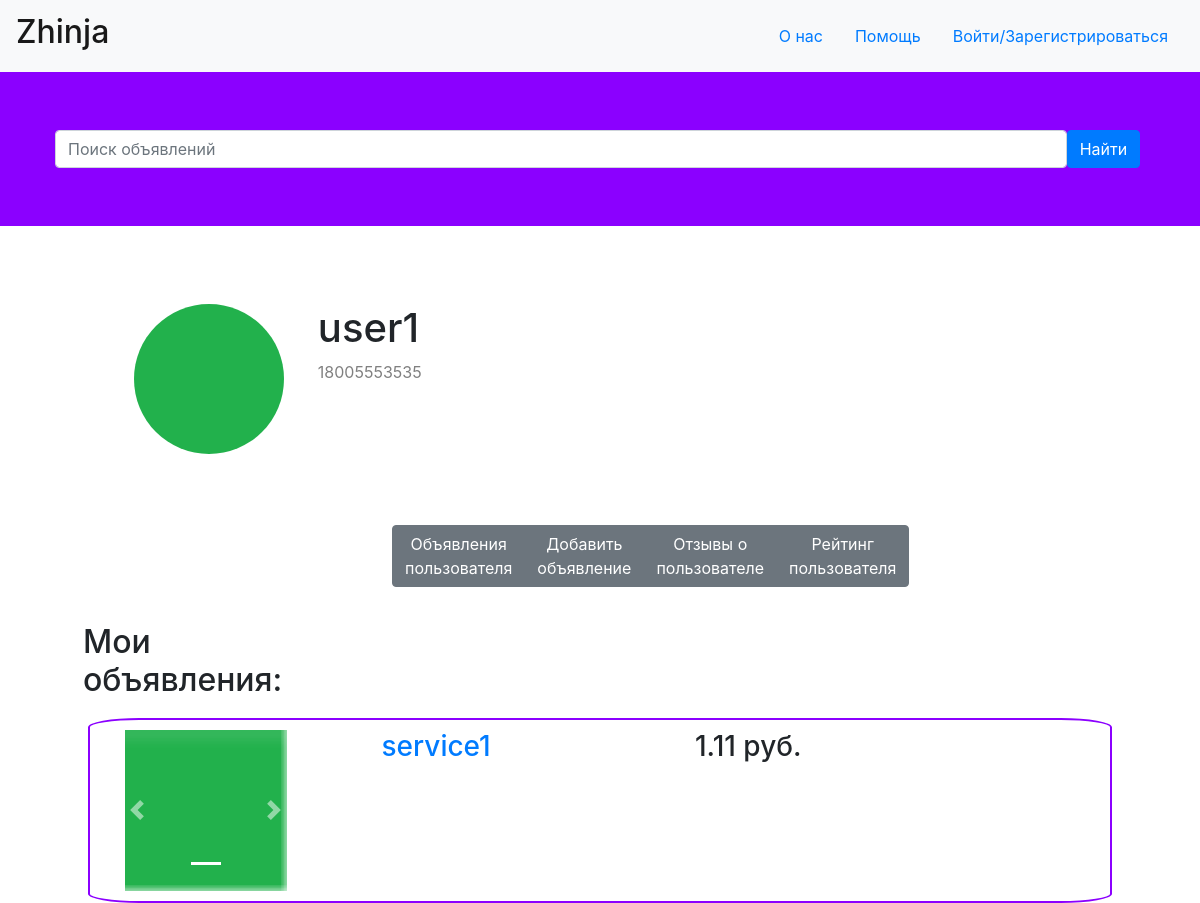
Page /profile/1/ on the earlier database version.
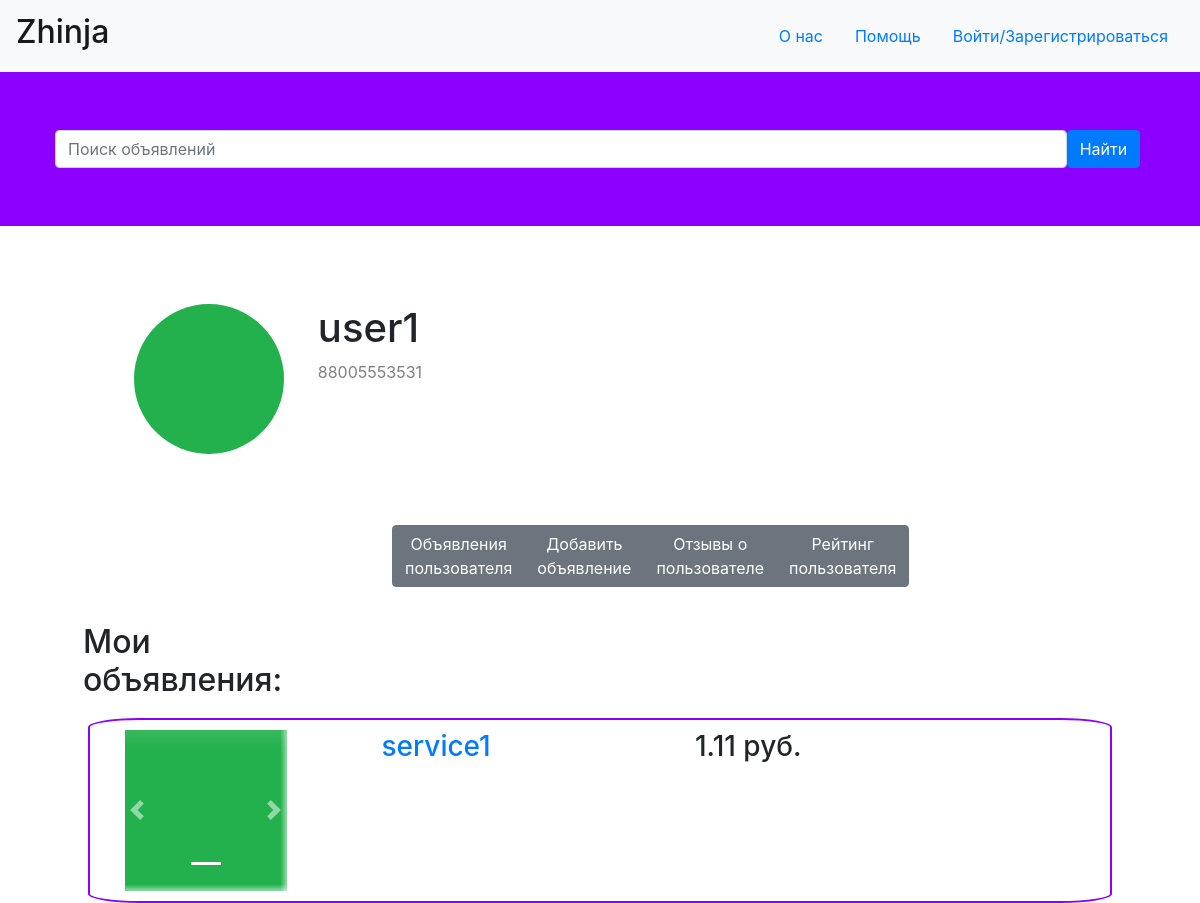
Same page on the later database version.
### tables this page shows
CREATE TABLE "user"
(
	id integer not null
		constraint user_pk
			primary key autoincrement,
	status_id integer default 1 not null
		references status,
	phone text not null,
	password text not null,
	name text not null,
	image_id integer
		constraint user_images_id_fk
			references images
);

### routes.py (the view)
@application.route('/profile/<int:user_id>/', methods=["GET", "POST"])
@application.route('/profile/<int:user_id>/<string:type>', methods=["GET", "POST"])
def profile(user_id: int, type: str = "services"):
    if request.method == "POST" and request.form.get("tel") and request.form.get("password"):
        user = sessions["main_database"].query(User) \
            .filter(User.phone == request.form.get("tel"), User.password == request.form.get("password")).first()
        if user:
            cookie["id"] = user.id
            return redirect(f'/profile/{user.id}')
    session = sessions["main_database"]
    searched = request.form.get("search_label")
    if searched:
        return redirect('/')
    user = session.query(User).filter(User.id == user_id).first()
    user_image = session.query(Images).filter(Images.out_id == user.image_id).first()
    services = session.query(Service).filter(Service.user_id == user_id).all()
    data = {
        "registered": cookie.get("id") == user_id,
        "user": {
            "id": user_id,
            "name": user.name,
            "image": str(buffer_image(user_image.id, user_image.image)) + ".png",
            "phone": user.phone,
            "average_rating": 0
        },
        "services": [],
        "comments": []
    }
    for service in services:
        description = session.query(Description).filter(Description.id == service.description_id).first()
        images = session.query(Images).filter(Images.out_id == description.images_id).all()
        service_comments = session.query(Comment, Description) \
            .filter((Comment.service_id == service.id), (Description.id == Comment.description_id)).all()
        data["services"].append({
            "id": service.id,
            "name": service.name,
            "price": service.price,
            "description": {
                "images": [str(buffer_image(image.id, image.image)) + ".png" for image in images],
                "description": {
                    "comment": description.description
                },
            },
        })
        for comment, description in service_comments:
            author = session.query(User).filter(User.id == comment.user_id).first()
            author_image = session.query(Images).filter(Images.out_id == author.image_id).first()
            data["comments"].append({
                "id": comment.id,
                "author": {
                    "id": author.id,
                    "name": author.name,
                    "image": str(buffer_image(author_image.id, author_image.image)) + ".png"
                },
                "description": {
                    "images": [str(buffer_image(image.id, image.image)) + ".png" for image in
                               session.query(Images).filter(Images.id == description.images_id).all()],
                    "description": {
                        "impression": description.description.split(delimiter)[0],
                        "pluses": description.description.split(delimiter)[1],
                        "minuses": description.description.split(delimiter)[2],
                        "comment": description.description.split(delimiter)[3]
                    }
                },
                "rating": comment.rating
            })
            data["user"]["average_rating"] += comment.rating
    try:
        data["user"]["average_rating"] /= len(data["comments"])
    except ZeroDivisionError:
        data["user"]["average_rating"] = 5
    if type == "services":
        return render_template("profile.html", data=data, len=len, round=round)
    elif type == "create_service":
        return redirect('/create_service')
    elif type == "comment":
        return render_template("profile_comment.html", data=data, len=len, round=round)
    elif type == "rating":
        return render_template("profile_rating.html", data=data, len=len, round=round)

### declarations.py (called while the page is built)
def bytes_to_image(bytearr: bytes) -> Image:
    return Image.open(BytesIO(bytearr))

def buffer_image(id: int, bytearr: bytes) -> int:
    image = bytes_to_image(bytearr)
    image.save(f"static/images/{id}.png")
    return id

### templates/profile.html (shortened to what the changed rows need)
<!doctype html>
<html lang="en">
<head>
    <link rel="stylesheet" href="https://stackpath.bootstrapcdn.com/bootstrap/4.3.1/css/bootstrap.min.css">
    <link rel="stylesheet" href="https://stackpath.bootstrapcdn.com/bootstrap/4.2.1/css/bootstrap.min.css"
>
    <link rel="stylesheet" type="text/css" href="{{url_for('static', filename='css/main.css') }}">
</head>
<body>
<header>
        <nav class="navbar navbar-light bg-light">
        <a class="navbar-brand" href="/"><h2>Zhinja</h2></a>
        </nav>
    </header>
<div class="main">
    <div class="container-m mx-auto">
        <div class="container-profile">
            <div class="row">
                <div class="col-1-5">
                    <h1>{{data["user"]["name"]}}</h1>
                    <p class="email-profile">{{data["user"]["phone"]}}</p>
                </div>
            </div>
        </div>
    </div>
    <div class="container-m mx-auto">
        <div class="row">
            <div class="col-1-3-cars">
                <h2>Мои объявления:</h2>
            </div>
        </div>
    </div>
</div>
</body>
</html>

Differences in the rows shown:
changed user "user1": user.phone "18005553535" → "88005553531"
